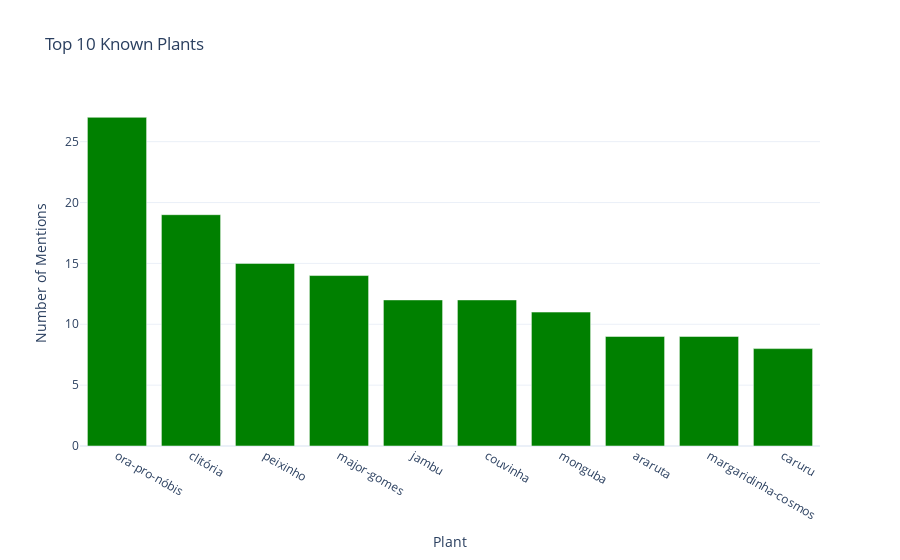

Here is the notebook cell this chart was saved with:
### Markdown cell above
### Free Listing Data Processing and Analysis

#### Data Cleaning Process
1. **Parse responses**: Split comma-separated species lists
2. **Standardize formatting**: Convert to lowercase, remove extra spaces
3. **Remove invalid entries**: Filter out non-species responses (numbers, "nan", etc.)
4. **Count unique mentions**: Generate frequency tables for each category

#### Species Recognition Patterns
The analysis reveals:
- **Common species**: Most frequently mentioned species across participants
- **Category differences**: Variation in knowledge across plants, algae, and mushrooms
- **Individual variation**: Range of species knowledge among participants

#### Quantitative Measures
For each participant, we calculate:
- **Category-specific counts**: Number of species known per domain
- **Total species count**: Combined knowledge across all categories
- **Relative expertise**: Comparison to sample distributions

This processing enables identification of knowledge patterns and potential threshold values that distinguish different levels of biodiversity expertise.

### Code cell
plantas_mais_conhecidas = pd.Series(counter_plantas).sort_values(ascending=False)
algas_mais_conhecidas = pd.Series(counter_algas).sort_values(ascending=False)
cogumelos_mais_conhecidos = pd.Series(counter_cogumelos).sort_values(ascending=False)

fig_plantas = go.Figure()
fig_plantas.add_trace(go.Bar(x=plantas_mais_conhecidas.index[:10], y=plantas_mais_conhecidas.values[:10], marker_color="green"))
fig_plantas.update_layout(title="Top 10 Known Plants", xaxis_title="Plant", yaxis_title="Number of Mentions")
fig_plantas.show()

### Figure 1 — Plotly figure (JSON) as saved in the notebook; plotly's stock layout.template omitted (floating-point values rounded to 4 significant figures)
{"data": [{"marker": {"color": "green"}, "type": "bar", "x": ["ora-pro-nóbis", "clitória", "peixinho", "major-gomes", "jambu", "couvinha", "monguba", "araruta", "margaridinha-cosmos", "caruru"], "y": [27, 19, 15, 14, 12, 12, 11, 9, 9, 8]}], "layout": {"title": {"text": "Top 10 Known Plants"}, "xaxis": {"title": {"text": "Plant"}}, "yaxis": {"title": {"text": "Number of Mentions"}}}}
